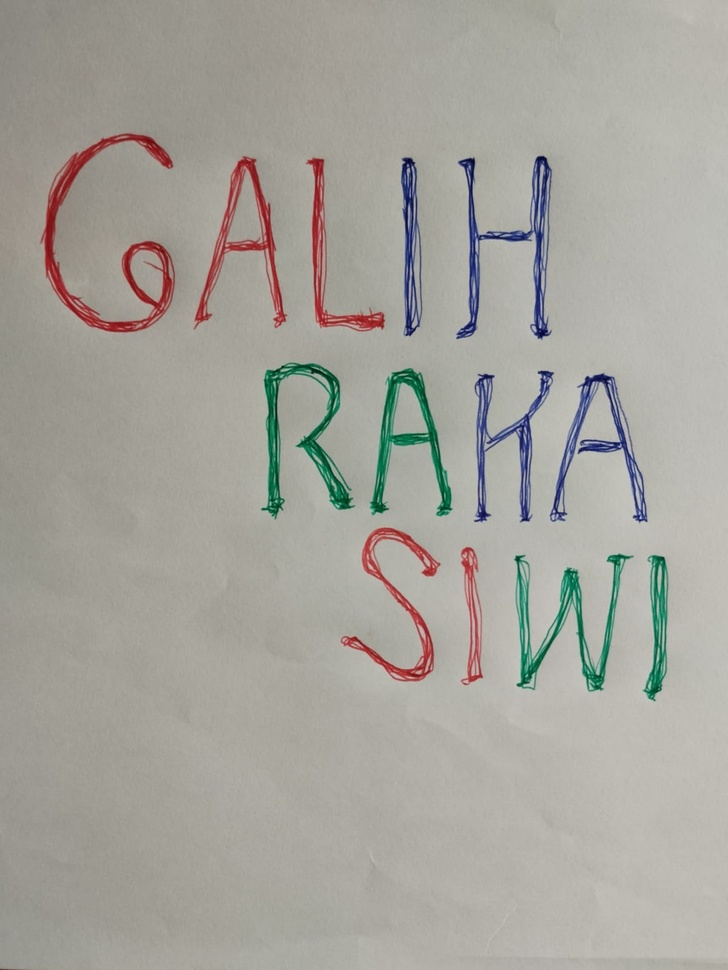
#> input picture Raka.jpg, 728 x 970 px, shrunk from 1200 x 1599 before the run
$ jupyter execute PCD_UTS_202231060_2024_ITPLN.ipynb
#> lines starting #> are read from the running program, lines starting #| are printed output that depends on the picture; after the words box and inside, x2 and y2 are one past the last pixel; in counts of white or black regions, pixels touching at a corner belong together
# IMPORT LIBRARY

[cell 1]
import cv2
import matplotlib.pyplot as plt
import numpy as np

[cell 2]
# Load the image
image = cv2.imread('Raka.jpg')
#> image is the input picture: shape (970, 728, 3); mean B, G, R 156.4, 163.7, 165.9

# Adjust contrast
# Here, alpha is the contrast control [1.0-3.0], and beta is the brightness control [0-100]
alpha = 1.5
beta = 50
contrast_image = cv2.convertScaleAbs(image, alpha=alpha, beta=beta)
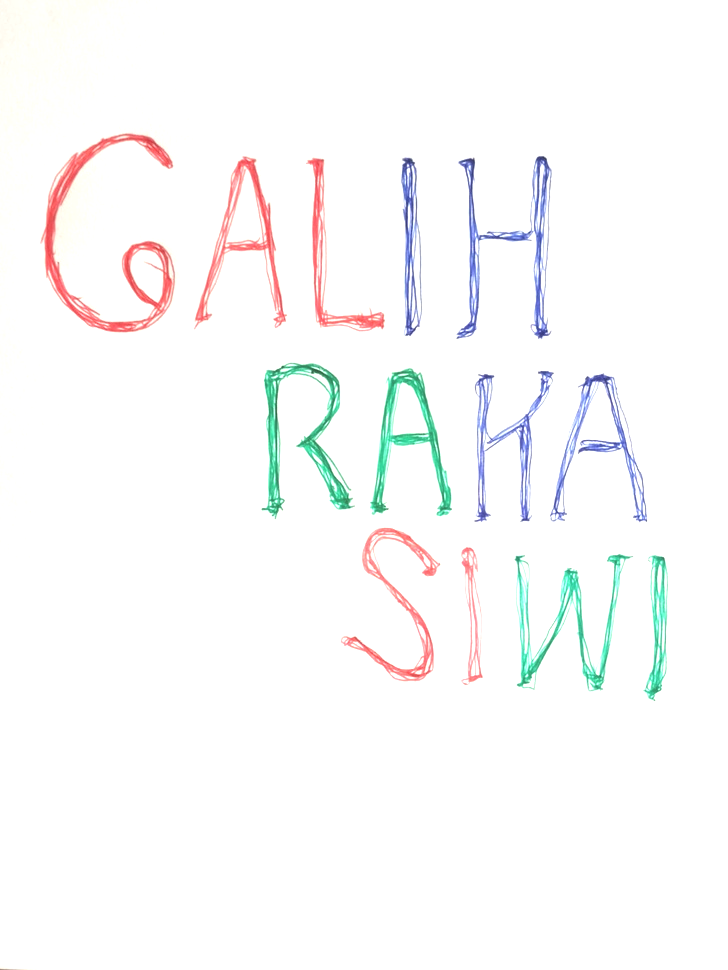
#> contrast_image: shape (970, 728, 3); mean B, G, R 250.5, 250.5, 250.5

# Convert to RGB
image_rgb = cv2.cvtColor(image, cv2.COLOR_BGR2RGB)

# Split into RGB channels
R, G, B = cv2.split(image_rgb)
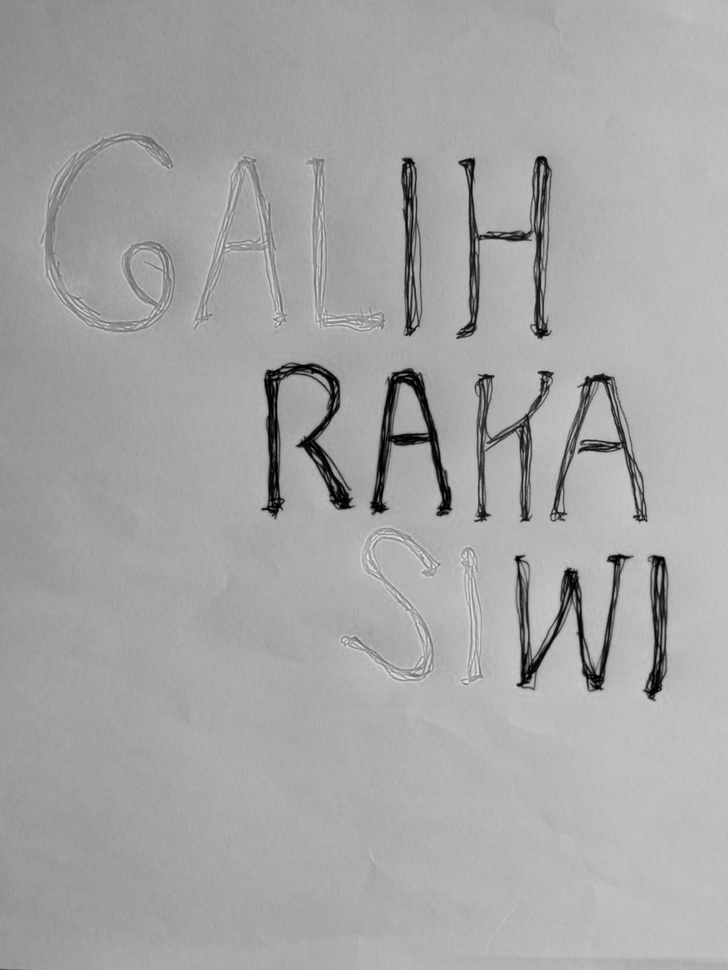
#> R: shape (970, 728); min 0, max 236, mean 165.9
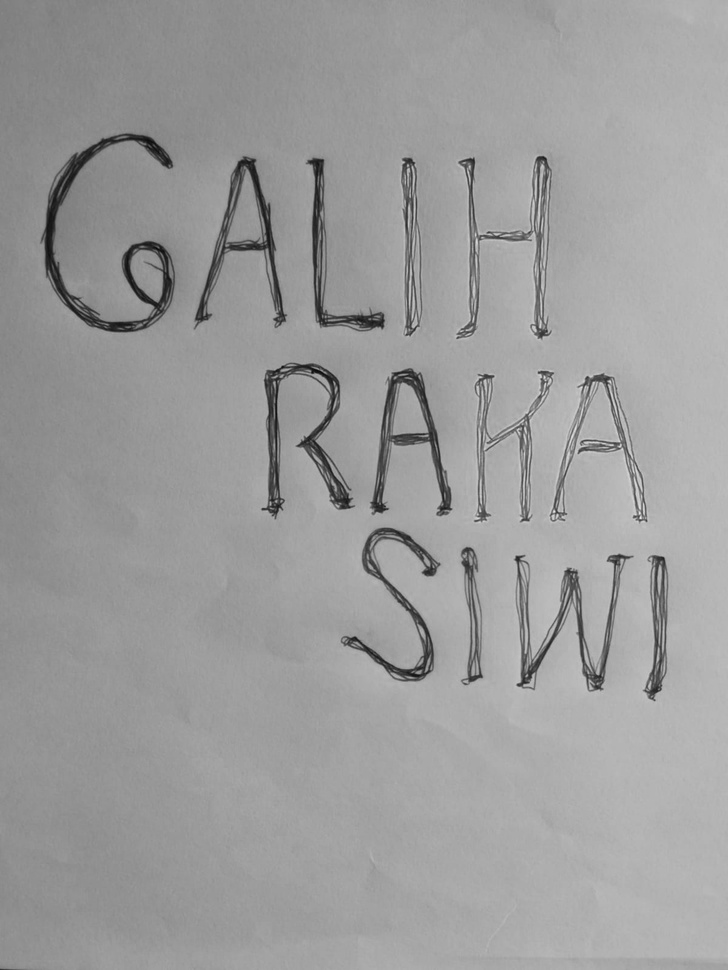
#> B: shape (970, 728); min 5, max 237, mean 156.4

# Display the images
images = [contrast_image, R, G, B]
titles = ['Citra Kontras', 'Citra Merah', 'Citra Hijau', 'Citra Biru']
for i in range(4):
    plt.subplot(2, 4, i+1), plt.imshow(images[i], 'gray')
    plt.title(titles[i])
    plt.xticks([]), plt.yticks([])

# Calculate and plot histograms for each channel
color = ('b','g','r')
for i, col in enumerate(color):
    plt.subplot(2, 4, i+5)
    histr = cv2.calcHist([image],[i],None,[256],[0,256])
    plt.plot(histr,color = col)
    plt.xlim([0,256])
    plt.title('Histogram ' + col.upper())

plt.show()
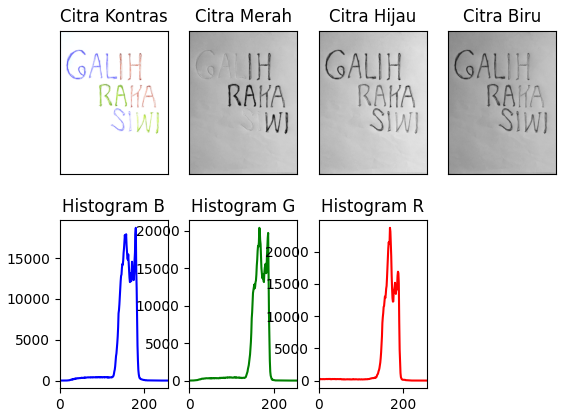
#> figure drawn by matplotlib, 7 panels; B, G, R data is drawn as R, G, B; panel 5: curve peaks at x = 180, y = 18718; panel 6: curve peaks at x = 166, y = 20406; panel 7: curve peaks at x = 169, y = 23711

[cell 3]
# Membaca citra
img = cv2.imread('Raka.jpg')

# Mengubah citra ke ruang warna RGB
img_rgb = cv2.cvtColor(img, cv2.COLOR_BGR2RGB)

# Membagi citra menjadi channel warna R, G, dan B
r, g, b = cv2.split(img_rgb)

# Membuat list untuk menyimpan citra threshold
thresh_images = []
titles = ['None', 'Blue', 'Red-Blue', 'Red-Green-Blue']

# Melakukan thresholding untuk setiap kondisi
for i, channel in enumerate([img, b, r-b, r-g-b]):
    # Menghitung histogram
    hist = cv2.calcHist([channel], [0], None, [256], [0,256])

    # Mencari nilai ambang batas
    thresholds = []
    for i in range(1, 255):
        if hist[i-1] < hist[i] and hist[i+1] < hist[i]:
            thresholds.append(i)

    # Mengurutkan nilai ambang batas
    thresholds.sort()
#> this loop made 4 passes

    # Calculate the threshold values for each color channel
ret, b_thresh = cv2.threshold(b, 127, 255, cv2.THRESH_BINARY)
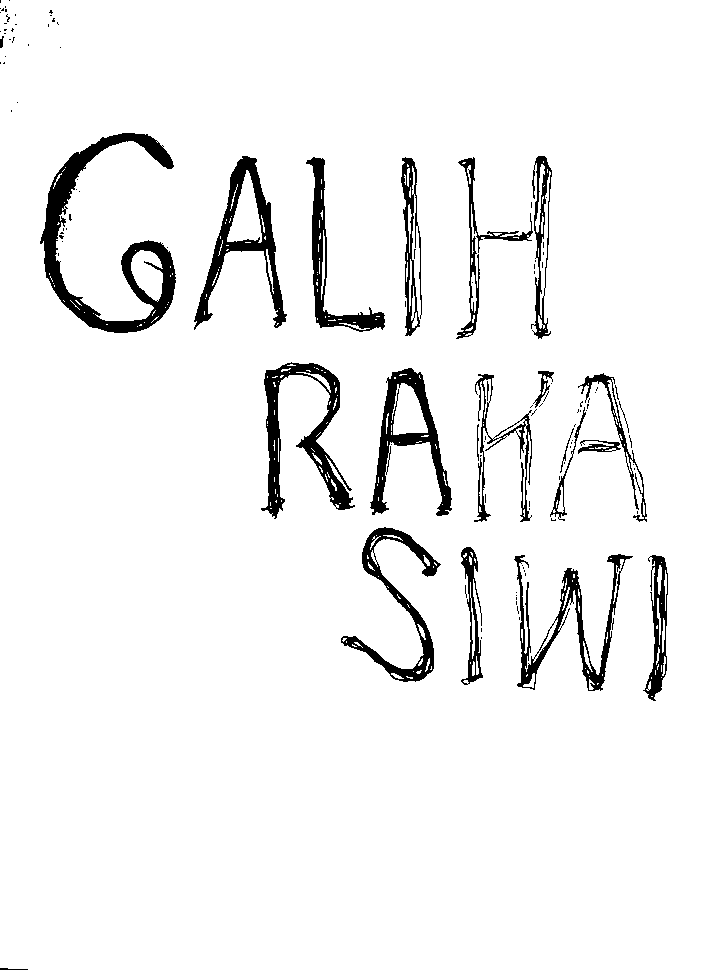
#> b_thresh: shape (970, 728); 94.8% white; 119 black regions (96 under 20 px), largest, box (x1, y1, x2, y2) and area: (40, 133, 176, 333) 6564, (261, 362, 355, 519) 4073, (194, 156, 287, 330) 3671
ret, g_thresh = cv2.threshold(g, 127, 255, cv2.THRESH_BINARY)
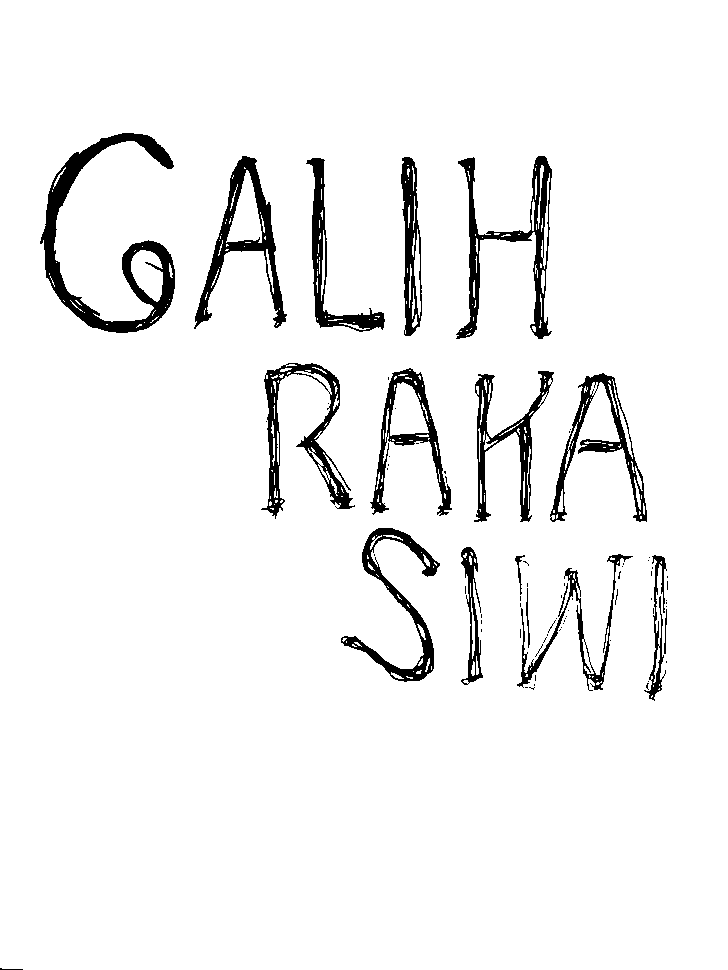
#> g_thresh: shape (970, 728); 94.9% white; 77 black regions (60 under 20 px), largest, box (x1, y1, x2, y2) and area: (40, 133, 175, 333) 6065, (456, 156, 552, 339) 3812, (194, 156, 287, 329) 3544
ret, r_thresh = cv2.threshold(r, 127, 255, cv2.THRESH_BINARY)
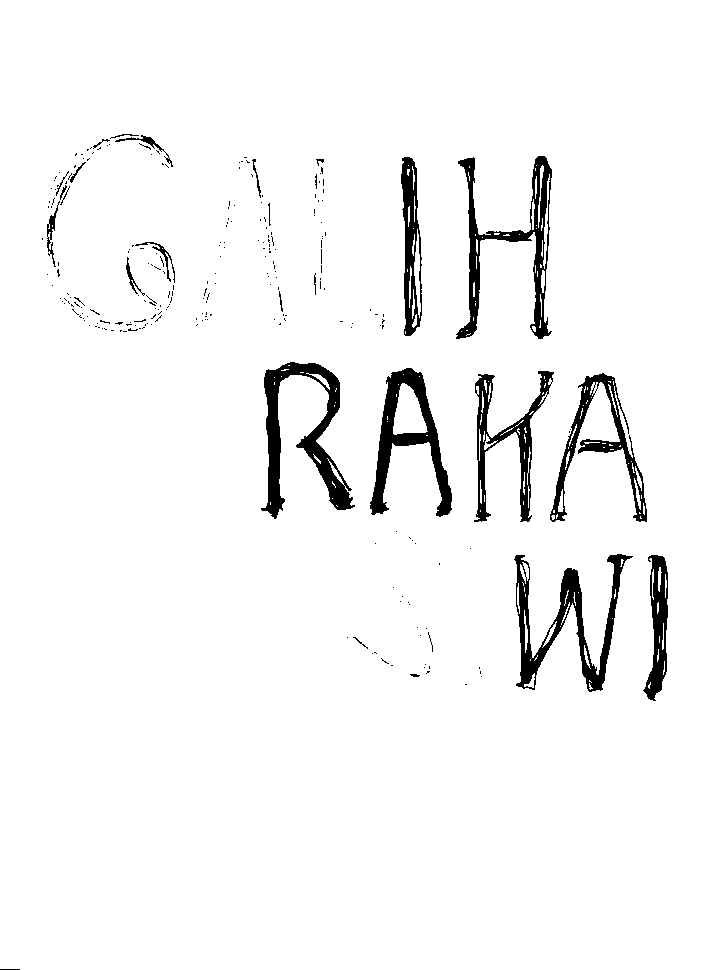
#> r_thresh: shape (970, 728); 96% white; 249 black regions (221 under 20 px), largest, box (x1, y1, x2, y2) and area: (261, 362, 355, 519) 4525, (514, 554, 633, 692) 4155, (456, 156, 552, 339) 3959

# Display the thresholded images
plt.figure(figsize=(12, 6))
plt.subplot(131)
plt.imshow(b_thresh, cmap='gray')
plt.title('Thresholded Blue Channel')
plt.subplot(132)
plt.imshow(g_thresh, cmap='gray')
plt.title('Thresholded Green Channel')
plt.subplot(133)
plt.imshow(r_thresh, cmap='gray')
plt.title('Thresholded Red Channel')
plt.show()

[cell 4]
# Load the image
image = cv2.imread('Raka.jpg')

# Convert to RGB
image_rgb = cv2.cvtColor(image, cv2.COLOR_BGR2RGB)

# Split into RGB channels
R, G, B = cv2.split(image_rgb)

# Calculate histograms for each channel
hist_R = cv2.calcHist([R], [0], None, [256], [0,256])
#> hist_R = 256 values, max 23711 at index 169, min 0 at index 234, mean 2758.4
hist_G = cv2.calcHist([G], [0], None, [256], [0,256])
#> hist_G = 256 values, max 20406 at index 166, min 0 at index 0, mean 2758.4
hist_B = cv2.calcHist([B], [0], None, [256], [0,256])
#> hist_B = 256 values, max 18718 at index 180, min 0 at index 0, mean 2758.4

# Find thresholds for each channel
threshold_R = np.argmax(hist_R)
#> threshold_R = 169
threshold_G = np.argmax(hist_G)
#> threshold_G = 166
threshold_B = np.argmax(hist_B)
#> threshold_B = 180

# Sort thresholds
thresholds = sorted([threshold_R, threshold_G, threshold_B])
#> thresholds = [166, 169, 180]

# Print the thresholds
print("Thresholds (R, G, B):", thresholds)
#| Thresholds (R, G, B): [166, 169, 180]
